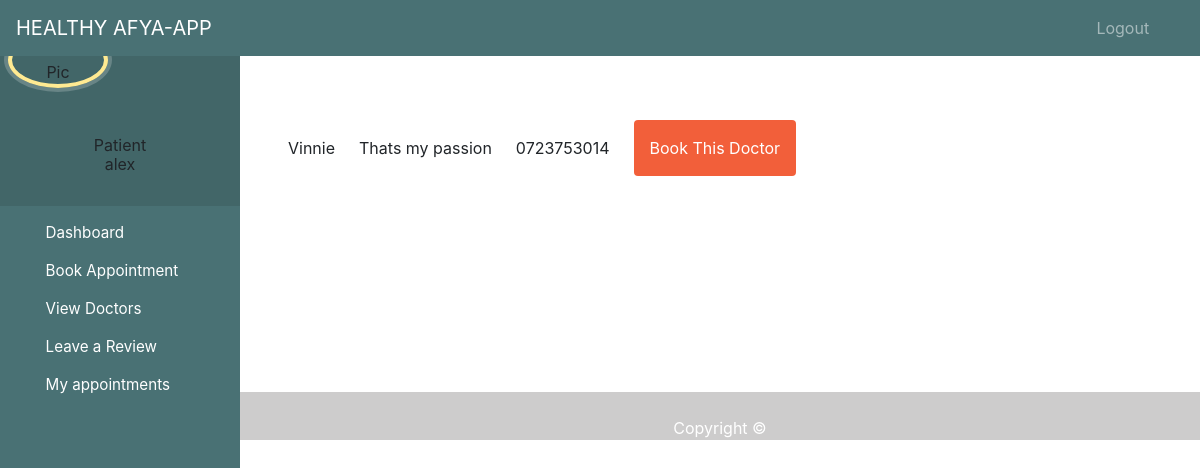
Before: /patient/dashboard/content/doctor-by-county/6 (signed in) with the older database file.
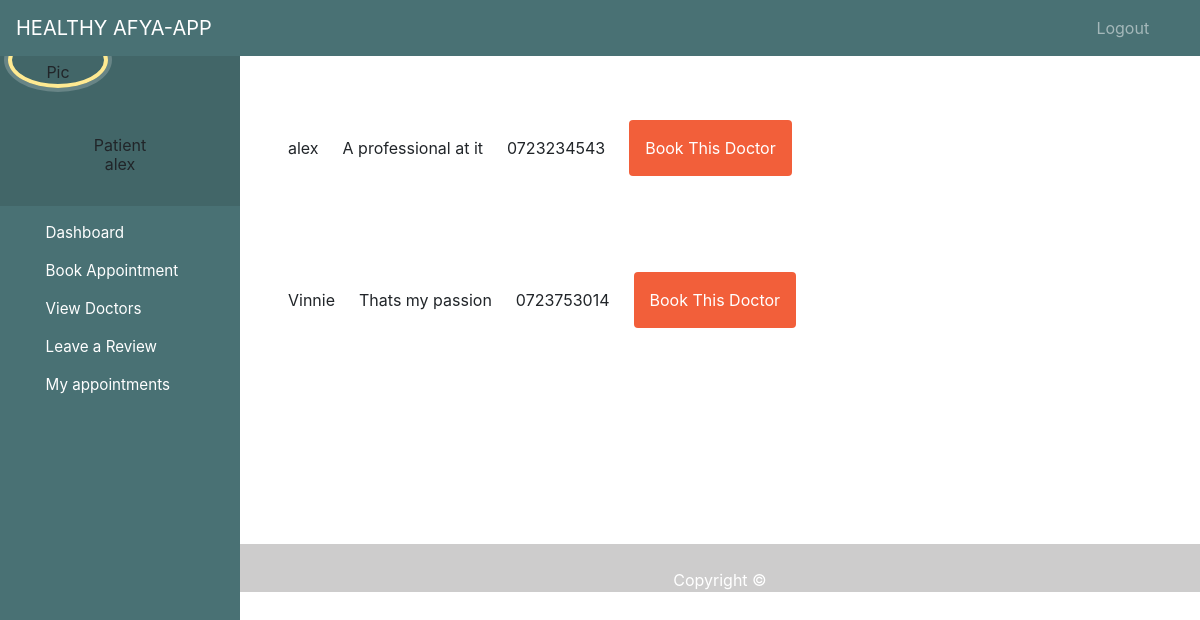
After: the same page with the newer database file.
### bookingapp/models.py (models this page shows, shortened)
class Doctor(models.Model):
    CARD ='Cardiologist'
    DERMA = 'Dermatologist'
    EMERGE =  'Emergency Specialist'
    ALLERGY = 'Allergy Specialist'
    ANAE = 'Anesthesiologist'
    COLON = 'COlon and Rectal Surgeon'
    NORMAL = 'Consultant'
    SPECIALIZATION_CHOICES = [
        (CARD, 'Cardiologist'),
        (DERMA, 'Dermatologist'),
        (EMERGE, 'Emergency Specialist'),
        (ALLERGY, 'Allergy Specialist'),
        (ANAE, 'Anesthesiologist'),
        (COLON, 'COlon and Rectal Surgeon'),
        (NORMAL, 'Consultant'),
    ]
    user = models.OneToOneField(User, on_delete=models.CASCADE, related_name='doctor', null=True)
    age = models.IntegerField()
    phone = models.CharField(max_length=255)
    county = models.ForeignKey(County, on_delete=models.CASCADE, null=True)
    specialization = models.CharField(max_length=50,choices=SPECIALIZATION_CHOICES , null=True)
    biography = models.TextField(null=True, default='-')
    birth_date = models.DateField(null=True, blank=True)
    has_schedule = models.BooleanField(default=False)
    last_update = models.DateTimeField(auto_now = True)
    created_at = models.DateTimeField(auto_now_add = True)

### bookingapp/views.py (the view)
# urls.py: path('patient/dashboard/content/doctor-by-county/<county_id>', views.view_doctor_by_county, name= 'doctor-by-county'),
@login_required(login_url='members/login_user/')
def view_doctor_by_county(request, county_id):
    county_doctor = Doctor.objects.filter(county=county_id).order_by('specialization')
    return render(request, 'patient/doctor_by_county.html', { 'county_doctor': county_doctor })

### bookingapp/templates/patient/doctor_by_county.html (shortened to what this page needs)
{% extends 'patient/dashboard.html' %}
{% load tailwind_tags %}
{% block content %}
<!DOCTYPE html>
<html lang="en">
<head>
    {% tailwind_css %}
</head>
<body>
    {% for doctor in county_doctor %}
    <table>
    <div class="relative container mx-auto p-6">
        <div class="flex space-x-6 p-6">
    <li class="flex items-center justify-between"> <a href="">{{ doctor.user.first_name }} </a></li>
    <li class="flex items-center justify-between"> {{ doctor.biography }}</li>
    <li class="flex items-center justify-between"> {{ doctor.phone }}</li>
    <a href="{% url 'appointment-form' doctor.id  %}" class="p-3 px-6 pt-2 text-white bg-brightRed rounded baseline hover:bg-brightRedLight">
        Book This Doctor
    </a>
   </div>
</div>
</table>
    {% endfor %}
</body>
</html>
{% endblock %}

Changed rows visible on the page:
added Doctor: user.first_name "alex", biography "A professional at it", phone "0723234543"
